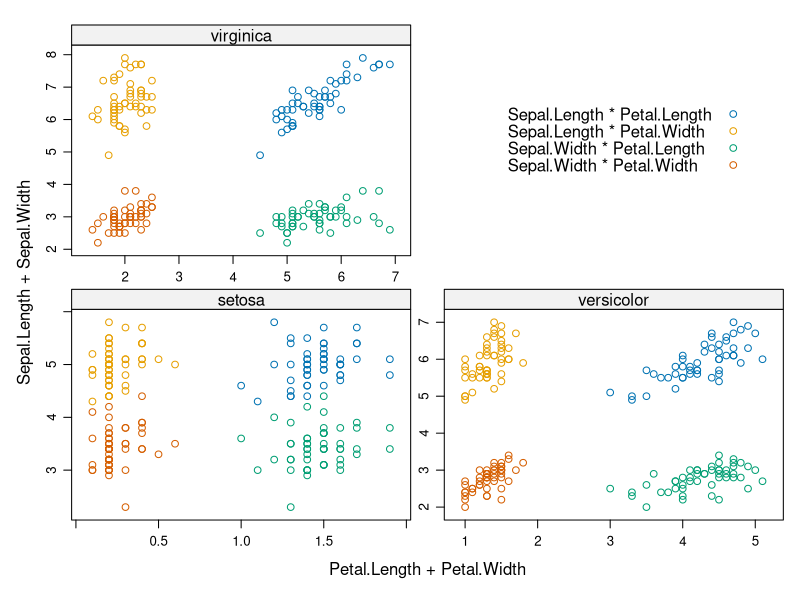

Generate this figure with R:
library(lattice)
# trellis2.pdf
pdf("trellis2.pdf", bg="transparent")
xyplot(Sepal.Length + Sepal.Width ~ Petal.Length + Petal.Width | Species,
       data = iris, scales = "free", layout = c(2, 2),
       auto.key = list(x = .6, y = .7, corner = c(0, 0)))
dev.off()
if (interactive()) browseURL(paste0(getwd(),"/trellis2.pdf"))